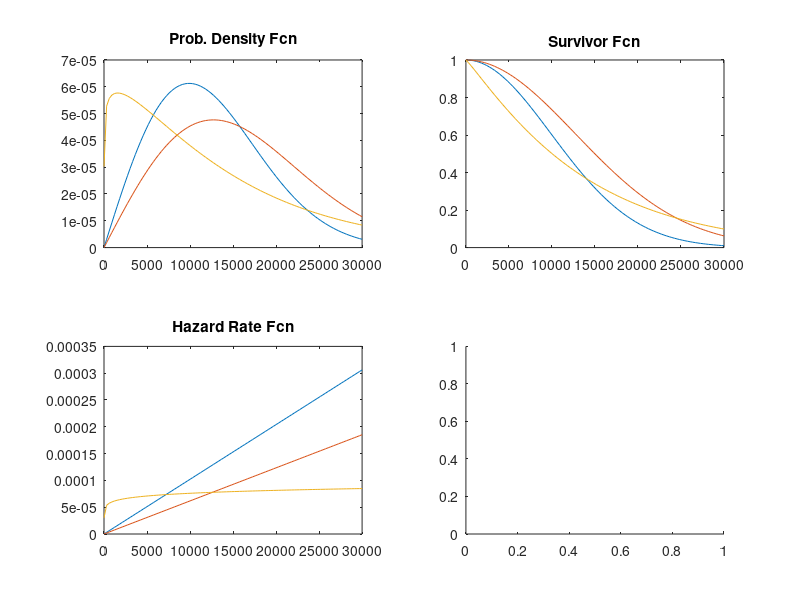

Recreate this plot in MATLAB. (Note: this script raises an error after producing the figure.)
%% Analyzing Survival or Reliability Data
% In this demo we consider the analysis of lifetime data.  In biological or
% medical applications, this is known as survival analysis, and the times
% may represent the survival time of an organism or the time until a
% disease is cured.  In engineering applications, this is known as
% reliability analysis, and the times may represent the time to failure of
% a piece of equipment.
%
% To demonstrate how to use MATLAB and the Statistics Toolbox to analyze
% lifetime data, we'll look at an application in modeling the time to failure
% of a throttle from an automobile fuel injection system.

%   Copyright 2004-2005 The MathWorks, Inc.
%   $Revision: 1.1.4.6 $  $Date: 2005/12/12 23:34:11 $

%% Special Properties of Lifetime Data
% Some features of lifetime data distinguish them other types of data.
% First, the lifetimes are always positive values, usually representing
% time.  Second, some lifetimes may not be observed exactly, so that they
% are known only to be larger than some value.  Third, the distributions and
% analysis techniques that are commonly used are fairly specific to
% lifetime data
%
% Let's simulate the results of testing 100 throttles until failure.  We'll
% generate data that might be observed if most throttles had a fairly long
% lifetime, but a small percentage tended to fail very early.
rand('state',1);
lifetime = [wblrnd(15000,3,90,1); wblrnd(1500,3,10,1)];

%%
% In this example, assume that we are testing the throttles under stressful
% conditions, so that each hour of testing is equivalent to 100 hours of
% actual use in the field.  For pragmatic reasons, it's often the case that
% reliability tests are stopped after a fixed amount of time.  For this
% example, we will use 140 hours, equivalent to a total of 14,000 hours of
% real service.  Some items fail during the test, while others survive the
% entire 140 hours.  In a real test, the times for the latter would be
% recorded as 14,000, and we mimic this in the simulated data.  It is also
% common practice to sort the failure times.
T = 14000;
obstime = sort(min(T, lifetime));

%%
% We know that any throttles that survive the test will fail eventually,
% but the test is not long enough to observe their actual time to failure.
% Their lifetimes are only known to be greater than 14,000 hours.  These
% values are said to be censored.  This plot shows that about 40% of our
% data are censored at 14,000.
failed = obstime(obstime<T); nfailed = length(failed);
survived = obstime(obstime==T); nsurvived = length(survived);
censored = (obstime >= T);
plot([zeros(size(obstime)),obstime]', repmat(1:length(obstime),2,1), ...
     'Color','b','LineStyle','-')
line([T;3e4], repmat(nfailed+(1:nsurvived), 2, 1), 'Color','b','LineStyle',':');
line([T;T], [0;nfailed+nsurvived],'Color','k','LineStyle','-')
text(T,30,'<--Unknown survival time past here')
xlabel('Survival time'); ylabel('Observation number')

%% Ways of Looking at Distributions
% Before we examine the distribution of the data, let's consider different
% ways of looking at a probability distribution.
%
% * A probability density function (PDF) indicates the relative probability
%   of failure at different times.
% * A survivor function gives the probability of survival as a
%   function of time, and is simply one minus the cumulative distribution
%   function (1-CDF).
% * The hazard rate gives the instantaneous probability of failure
%   given survival to a given time.  It is the PDF divided by the survivor
%   function.  In this example the hazard rates turn out to be increasing,
%   meaning the items are more susceptible to failure as time passes
%   (aging).
% * A probability plot is a re-scaled CDF, and is used to compare data
%   to a fitted distribution.
%
% Here are examples of those four plot types, using the Weibull
% distribution to illustrate.  The Weibull is a common distribution for
% modeling lifetime data.
x = linspace(1,30000);
subplot(2,2,1);
plot(x,wblpdf(x,14000,2),x,wblpdf(x,18000,2),x,wblpdf(x,14000,1.1))
title('Prob. Density Fcn')
subplot(2,2,2);
plot(x,1-wblcdf(x,14000,2),x,1-wblcdf(x,18000,2),x,1-wblcdf(x,14000,1.1))
title('Survivor Fcn')
subplot(2,2,3);
wblhaz = @(x,a,b) (wblpdf(x,a,b) ./ (1-wblcdf(x,a,b)));
plot(x,wblhaz(x,14000,2),x,wblhaz(x,18000,2),x,wblhaz(x,14000,1.1))
title('Hazard Rate Fcn')
subplot(2,2,4);
probplot('weibull',wblrnd(14000,2,40,1))
title('Probability Plot')

%% Fitting a Weibull Distribution
% The Weibull distribution is a generalization of the exponential
% distribution.  If lifetimes follow an exponential distribution, then they
% have a constant hazard rate.  This means that they do not age, in the
% sense that the probability of observing a failure in an interval, given
% survival to the start of that interval, doesn't depend on where the
% interval starts.  A Weibull distribution has a hazard rate that may
% increase or decrease.
%
% Other distributions used for modeling lifetime data include the
% lognormal, gamma, and Birnbaum-Saunders distributions.
%
% We will plot the empirical cumulative distribution function of our data,
% showing the proportion failing up to each possible survival time.  The
% dotted curves give 95% confidence intervals for these probabilities.
subplot(1,1,1);
[empF,x,empFlo,empFup] = ecdf(obstime,'censoring',censored);
stairs(x,empF);
hold on;
stairs(x,empFlo,':'); stairs(x,empFup,':');
hold off
xlabel('Time'); ylabel('Proportion failed'); title('Empirical CDF')

%%
% This plot shows, for instance, that the proportion failing by time 4,000
% is about 12%, and a 95% confidence bound for the probability of failure
% by this time is from 6% to 18%.  Notice that because our test only ran
% 14,000 hours, the empirical CDF only allows us to compute failure
% probabilities out to that limit.  About 40% of the data were censored at
% 14,000, and so the empirical CDF only rises to about 0.60, instead of
% 1.0.
%
% The Weibull distribution is often a good model for equipment failure. The
% function |wblfit| fits the Weibull distribution to data, including data
% with censoring.  After computing parameter estimates, we'll evaluate the
% CDF for the fitted Weibull model, using those estimates.  Because the CDF
% values are based on estimated parameters, we'll compute confidence bounds
% for them.
paramEsts = wblfit(obstime,'censoring',censored);
[nlogl,paramCov] = wbllike(paramEsts,obstime,censored);
xx = linspace(1,2*T,500);
[wblF,wblFlo,wblFup] = wblcdf(xx,paramEsts(1),paramEsts(2),paramCov);

%%
% We can superimpose plots of the empirical CDF and the fitted CDF, to
% judge how well the Weibull distribution models the throttle reliability
% data.
stairs(x,empF);
hold on
handles = plot(xx,wblF,'r-',xx,wblFlo,'r:',xx,wblFup,'r:');
hold off
xlabel('Time'); ylabel('Fitted failure probability'); title('Weibull Model vs. Empirical')

%%
% Notice that the Weibull model allows us to project out and compute
% failure probabilities for times beyond the end of the test.  However, it
% appears the fitted curve does not match our data well.  We have too many
% early failures before time 2,000 compared with what the Weibull model
% would predict, and as a result, too few for times between about 7,000 and
% about 13,000.  This is not surprising -- recall that we generated data
% with just this sort of behavior.

%% Adding a Smooth Nonparametric Estimate
% The pre-defined functions provided with the Statistics Toolbox don't
% include any distributions that have an excess of early failures like
% this.  Instead, we might want to draw a smooth, nonparametric curve
% through the empirical CDF, using the function |ksdensity|.  We'll remove
% the confidence bands for the Weibull CDF, and add two curves, one with
% the default smoothing parameter, and one with a smoothing parameter 1/3
% the default value.  The smaller smoothing parameter makes the curve
% follow the data more closely.
delete(handles(2:end))
[npF,ignore,u] = ksdensity(obstime,xx,'cens',censored,'function','cdf');
line(xx,npF,'Color','g');
npF3 = ksdensity(obstime,xx,'cens',censored,'function','cdf','width',u/3);
line(xx,npF3,'Color','m');
xlim([0 1.3*T])
title('Weibull and Nonparametric Models vs. Empirical')
legend('Empirical','Fitted Weibull','Nonparametric, default','Nonparametric, 1/3 default', ...
       'location','northwest');

%%
% The nonparametric estimate with the smaller smoothing parameter matches the
% data well.  However, just as for the empirical CDF, it is not possible
% to extrapolate the nonparametric model beyond the end of the test -- the
% estimated CDF levels off above the last observation.
%
% Let's compute the hazard rate for this nonparametric fit and plot it over
% the range of the data.
hazrate = ksdensity(obstime,xx,'cens',censored,'width',u/3) ./ (1-npF3);
plot(xx,hazrate)
title('Hazard Rate for Nonparametric Model')
xlim([0 T])

%%
% This curve has a bit of a "bathtub" shape, with a hazard rate that is
% high near 2,000, drops to lower values, then rises again.  This is typical
% of the hazard rate for a component that is more susceptible to failure
% early in its life (infant mortality), and again later in its life
% (aging).
%
% Also notice that the hazard rate cannot be estimated above the largest
% uncensored observation for the nonparametric model, and the graph drops
% to zero.

%% Alternative Models
% For the simulated data we've used for this example, we found that a
% Weibull distribution was not a suitable fit.  We were able to fit the
% data well with a nonparametric fit, but that model was only useful within
% the range of the data.
%
% One alternative would be to use a different parametric distribution.  The
% Statistics Toolbox has includes functions for other common lifetime
% distributions such as the lognormal, gamma, and Birnbaum-Saunders, as well
% as many other distributions that are not commonly used in lifetime
% models.  You can also define and fit custom parametric models to lifetime
% data, as described in the <customdist2demo.html Fitting Custom Univariate
% Distributions, Part 2> demo.
%
% Another alternative would be to use a mixture of two parametric
% distributions -- one representing early failure and the other
% representing the rest of the distribution.  Fitting mixtures of
% distributions is described in the <customdist1demo.html Fitting Custom
% Univariate Distributions> demo.


displayEndOfDemoMessage(mfilename)
